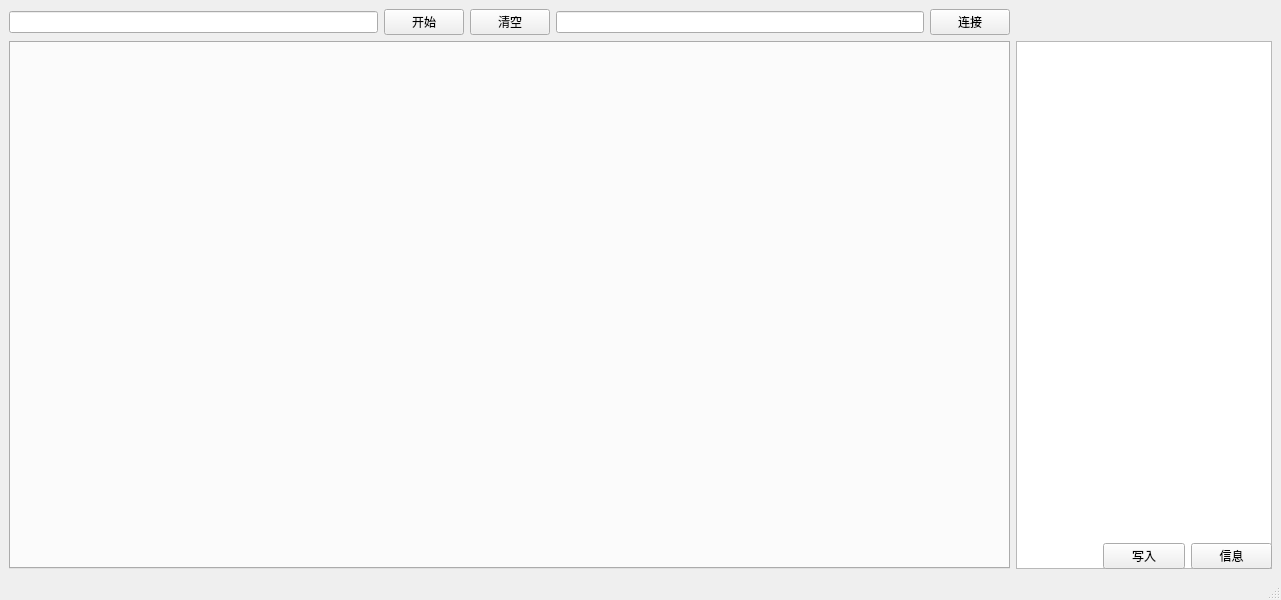
<?xml version="1.0" encoding="UTF-8"?>
<ui version="4.0">
 <class>MainWindow</class>
 <widget class="QMainWindow" name="MainWindow">
  <property name="geometry">
   <rect>
    <x>0</x>
    <y>0</y>
    <width>1281</width>
    <height>600</height>
   </rect>
  </property>
  <property name="windowTitle">
   <string>MainWindow</string>
  </property>
  <widget class="QWidget" name="centralwidget">
   <layout class="QGridLayout" name="gridLayout">
    <item row="0" column="0">
     <widget class="QLineEdit" name="lineEdit"/>
    </item>
    <item row="0" column="1">
     <widget class="QPushButton" name="kaishi">
      <property name="text">
       <string>开始</string>
      </property>
     </widget>
    </item>
    <item row="0" column="2">
     <widget class="QPushButton" name="qingkong">
      <property name="text">
       <string>清空</string>
      </property>
     </widget>
    </item>
    <item row="0" column="3">
     <widget class="QLineEdit" name="port"/>
    </item>
    <item row="0" column="4">
     <widget class="QPushButton" name="connectbt">
      <property name="text">
       <string>连接</string>
      </property>
     </widget>
    </item>
    <item row="1" column="0" rowspan="2" colspan="5">
     <widget class="QTabWidget" name="tabWidget">
      <property name="currentIndex">
       <number>-1</number>
      </property>
     </widget>
    </item>
    <item row="1" column="5" rowspan="2" colspan="3">
     <widget class="QTextEdit" name="luren"/>
    </item>
    <item row="2" column="6">
     <widget class="QPushButton" name="xieru">
      <property name="text">
       <string>写入</string>
      </property>
     </widget>
    </item>
    <item row="2" column="7">
     <widget class="QPushButton" name="xinxi">
      <property name="text">
       <string>信息</string>
      </property>
     </widget>
    </item>
   </layout>
  </widget>
  <widget class="QMenuBar" name="menubar">
   <property name="geometry">
    <rect>
     <x>0</x>
     <y>0</y>
     <width>1281</width>
     <height>22</height>
    </rect>
   </property>
  </widget>
  <widget class="QStatusBar" name="statusbar"/>
 </widget>
 <resources/>
 <connections/>
</ui>
